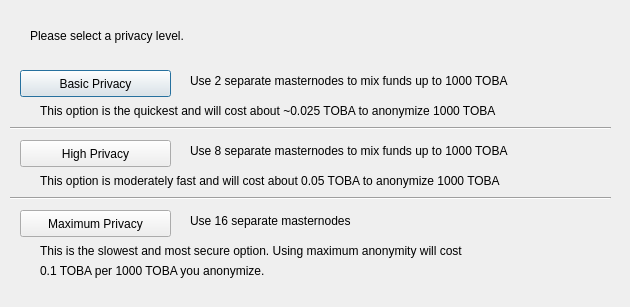
<?xml version="1.0" encoding="UTF-8"?>
<ui version="4.0">
 <class>DarksendConfig</class>
 <widget class="QDialog" name="DarksendConfig">
  <property name="geometry">
   <rect>
    <x>0</x>
    <y>0</y>
    <width>630</width>
    <height>307</height>
   </rect>
  </property>
  <property name="windowTitle">
   <string>Configure Darksend</string>
  </property>
  <widget class="QPushButton" name="buttonBasic">
   <property name="geometry">
    <rect>
     <x>20</x>
     <y>70</y>
     <width>151</width>
     <height>27</height>
    </rect>
   </property>
   <property name="text">
    <string>Basic Privacy</string>
   </property>
  </widget>
  <widget class="QPushButton" name="buttonHigh">
   <property name="geometry">
    <rect>
     <x>20</x>
     <y>140</y>
     <width>151</width>
     <height>27</height>
    </rect>
   </property>
   <property name="text">
    <string>High Privacy</string>
   </property>
  </widget>
  <widget class="QPushButton" name="buttonMax">
   <property name="geometry">
    <rect>
     <x>20</x>
     <y>210</y>
     <width>151</width>
     <height>27</height>
    </rect>
   </property>
   <property name="text">
    <string>Maximum Privacy</string>
   </property>
  </widget>
  <widget class="QLabel" name="label">
   <property name="geometry">
    <rect>
     <x>30</x>
     <y>20</y>
     <width>571</width>
     <height>31</height>
    </rect>
   </property>
   <property name="text">
    <string>Please select a privacy level.</string>
   </property>
  </widget>
  <widget class="QLabel" name="label_2">
   <property name="geometry">
    <rect>
     <x>190</x>
     <y>70</y>
     <width>421</width>
     <height>21</height>
    </rect>
   </property>
   <property name="text">
    <string>Use 2 separate masternodes to mix funds up to 1000 TOBA</string>
   </property>
  </widget>
  <widget class="QLabel" name="label_3">
   <property name="geometry">
    <rect>
     <x>190</x>
     <y>140</y>
     <width>411</width>
     <height>21</height>
    </rect>
   </property>
   <property name="text">
    <string>Use 8 separate masternodes to mix funds up to 1000 TOBA</string>
   </property>
  </widget>
  <widget class="QLabel" name="label_4">
   <property name="geometry">
    <rect>
     <x>190</x>
     <y>210</y>
     <width>421</width>
     <height>21</height>
    </rect>
   </property>
   <property name="text">
    <string>Use 16 separate masternodes</string>
   </property>
  </widget>
  <widget class="QLabel" name="label_6">
   <property name="geometry">
    <rect>
     <x>40</x>
     <y>100</y>
     <width>561</width>
     <height>21</height>
    </rect>
   </property>
   <property name="text">
    <string>This option is the quickest and will cost about ~0.025 TOBA to anonymize 1000 TOBA</string>
   </property>
  </widget>
  <widget class="QLabel" name="label_7">
   <property name="geometry">
    <rect>
     <x>40</x>
     <y>170</y>
     <width>561</width>
     <height>21</height>
    </rect>
   </property>
   <property name="text">
    <string>This option is moderately fast and will cost about 0.05 TOBA to anonymize 1000 TOBA</string>
   </property>
  </widget>
  <widget class="QLabel" name="label_8">
   <property name="geometry">
    <rect>
     <x>40</x>
     <y>240</y>
     <width>561</width>
     <height>21</height>
    </rect>
   </property>
   <property name="text">
    <string>This is the slowest and most secure option. Using maximum anonymity will cost</string>
   </property>
  </widget>
  <widget class="QLabel" name="label_9">
   <property name="geometry">
    <rect>
     <x>40</x>
     <y>260</y>
     <width>561</width>
     <height>21</height>
    </rect>
   </property>
   <property name="text">
    <string>0.1 TOBA per 1000 TOBA you anonymize.</string>
   </property>
  </widget>
  <widget class="Line" name="line">
   <property name="geometry">
    <rect>
     <x>10</x>
     <y>120</y>
     <width>601</width>
     <height>16</height>
    </rect>
   </property>
   <property name="orientation">
    <enum>Qt::Horizontal</enum>
   </property>
  </widget>
  <widget class="Line" name="line_2">
   <property name="geometry">
    <rect>
     <x>10</x>
     <y>190</y>
     <width>601</width>
     <height>16</height>
    </rect>
   </property>
   <property name="orientation">
    <enum>Qt::Horizontal</enum>
   </property>
  </widget>
 </widget>
 <resources/>
 <connections/>
</ui>
